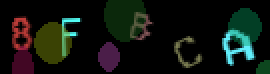
#> input picture PyProj/pics/QuickCaptcha 1.0.png, 135 x 37 px (shown 2 times larger)
$ python BGRtoHSV.py
#> lines starting #> are read from the running program, lines starting #| are printed output that depends on the picture; after the words box and inside, x2 and y2 are one past the last pixel; in counts of white or black regions, pixels touching at a corner belong together
import cv2
import numpy as np

img = cv2.imread('pics/QuickCaptcha 1.0.png')
#> img is the input picture: shape (37, 135, 3); mean B, G, R 16, 21.9, 16.6

ORANGE_MIN = np.array([5, 100, 100],np.uint8)
ORANGE_MAX = np.array([125, 255, 255],np.uint8)

hsv_img = cv2.cvtColor(img,cv2.COLOR_BGR2HSV)
#> hsv_img: shape (37, 135, 3); mean H, S, V 23.7, 63.2, 27.1

frame_threshed = cv2.inRange(hsv_img, ORANGE_MIN, ORANGE_MAX)
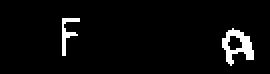
#> frame_threshed: shape (37, 135) (shown 2 times larger); 4.1% white; 2 white regions, box (x1, y1, x2, y2) and area: (111, 14, 127, 33) 142, (31, 9, 40, 28) 63

cv2.imshow('output.jpg', frame_threshed)
cv2.waitKey(0)
cv2.destroyAllWindows()

$ run again, with PyProj/pics/QuickCaptcha2 1.0.png copied over PyProj/pics/QuickCaptcha 1.0.png
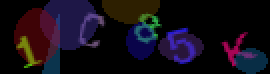
#> input picture PyProj/pics/QuickCaptcha2 1.0.png, 135 x 37 px (shown 2 times larger)
#> img is the input picture: shape (37, 135, 3); mean B, G, R 24.3, 13.2, 20.1
#> hsv_img: shape (37, 135, 3); mean H, S, V 50.8, 90.3, 33.8
#> `frame_threshed = cv2.inRange(hsv_img, ORANGE_MIN, ORANGE_MAX)`:
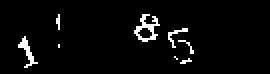
#> frame_threshed: shape (37, 135) (shown 2 times larger); 3.7% white in thin lines or dots, all inside (x1, y1, x2, y2) = (9, 7, 97, 34)

$ run again, with PyProj/pics/balls.png copied over PyProj/pics/QuickCaptcha 1.0.png
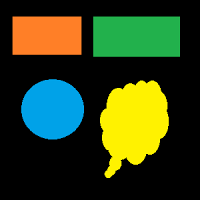
#> input picture PyProj/pics/balls.png, 200 x 200 px
#> img is the input picture: shape (200, 200, 3); mean B, G, R 26.5, 63.7, 49
#> hsv_img: shape (200, 200, 3); mean H, S, V 17.8, 82.2, 78.7
#> `frame_threshed = cv2.inRange(hsv_img, ORANGE_MIN, ORANGE_MAX)`:
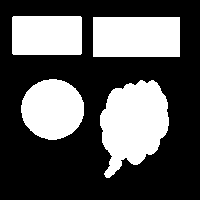
#> frame_threshed: shape (200, 200); 34.6% white; 4 white regions, box (x1, y1, x2, y2) and area: (100, 80, 169, 178) 4625, (93, 17, 180, 57) 3480, (21, 79, 84, 140) 2991, (12, 16, 82, 55) 2726
